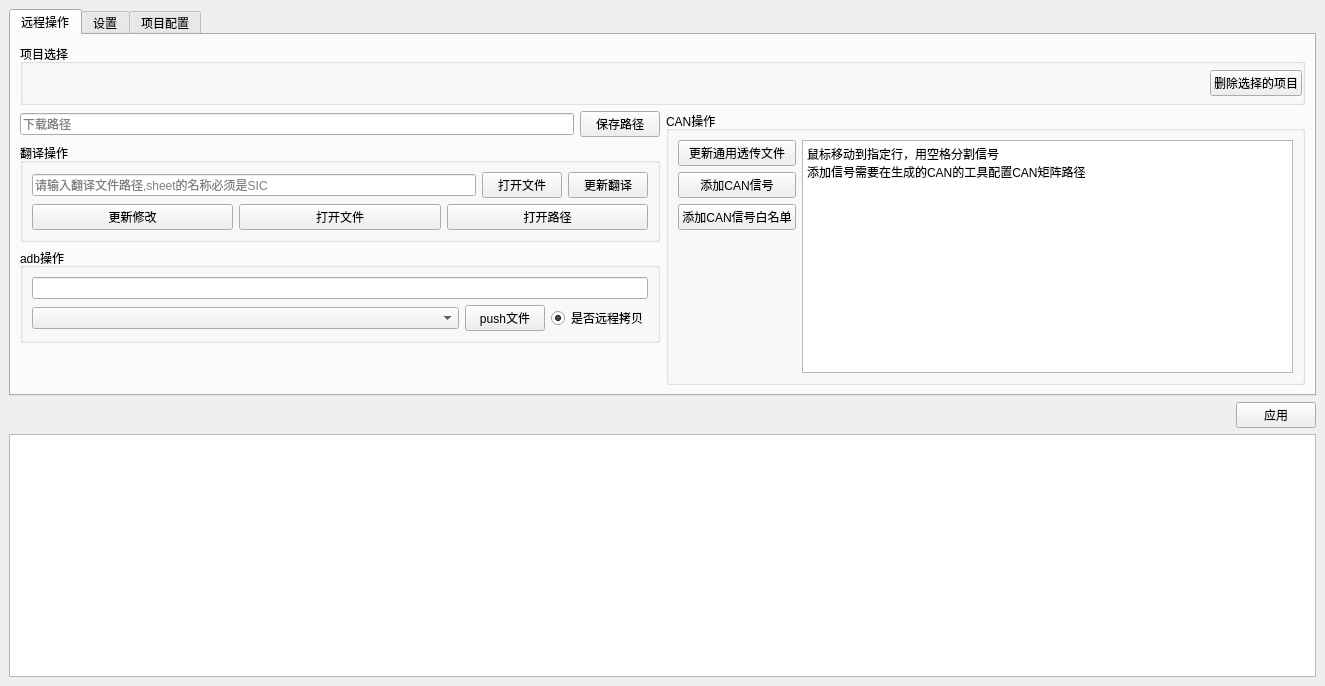
<?xml version="1.0" encoding="UTF-8"?>
<ui version="4.0">
 <class>MainWindow</class>
 <widget class="QMainWindow" name="MainWindow">
  <property name="geometry">
   <rect>
    <x>0</x>
    <y>0</y>
    <width>1325</width>
    <height>686</height>
   </rect>
  </property>
  <property name="mouseTracking">
   <bool>true</bool>
  </property>
  <property name="windowTitle">
   <string>MainWindow</string>
  </property>
  <widget class="QWidget" name="centralwidget">
   <property name="mouseTracking">
    <bool>true</bool>
   </property>
   <layout class="QVBoxLayout" name="verticalLayout">
    <item>
     <widget class="QTabWidget" name="tabWidget">
      <property name="currentIndex">
       <number>0</number>
      </property>
      <widget class="QWidget" name="tab">
       <attribute name="title">
        <string>远程操作</string>
       </attribute>
       <layout class="QVBoxLayout" name="verticalLayout_5">
        <item>
         <widget class="QGroupBox" name="groupBox_3">
          <property name="title">
           <string>项目选择</string>
          </property>
          <layout class="QHBoxLayout" name="horizontalLayout_11">
           <property name="spacing">
            <number>0</number>
           </property>
           <property name="leftMargin">
            <number>0</number>
           </property>
           <property name="topMargin">
            <number>0</number>
           </property>
           <property name="rightMargin">
            <number>0</number>
           </property>
           <property name="bottomMargin">
            <number>0</number>
           </property>
           <item>
            <widget class="QWidget" name="widget" native="true">
             <property name="sizePolicy">
              <sizepolicy hsizetype="Expanding" vsizetype="Minimum">
               <horstretch>0</horstretch>
               <verstretch>0</verstretch>
              </sizepolicy>
             </property>
             <layout class="QHBoxLayout" name="horizontalLayout_12">
              <item>
               <spacer name="horizontalSpacer_4">
                <property name="orientation">
                 <enum>Qt::Horizontal</enum>
                </property>
                <property name="sizeHint" stdset="0">
                 <size>
                  <width>40</width>
                  <height>20</height>
                 </size>
                </property>
               </spacer>
              </item>
             </layout>
            </widget>
           </item>
           <item>
            <widget class="QPushButton" name="removePrjectBtn">
             <property name="text">
              <string>删除选择的项目</string>
             </property>
            </widget>
           </item>
          </layout>
         </widget>
        </item>
        <item>
         <widget class="QWidget" name="" native="true">
          <layout class="QHBoxLayout" name="horizontalLayout_17" stretch="1,1">
           <property name="leftMargin">
            <number>0</number>
           </property>
           <property name="topMargin">
            <number>0</number>
           </property>
           <property name="rightMargin">
            <number>0</number>
           </property>
           <property name="bottomMargin">
            <number>0</number>
           </property>
           <item>
            <widget class="QWidget" name="" native="true">
             <layout class="QVBoxLayout" name="verticalLayout_9">
              <property name="leftMargin">
               <number>0</number>
              </property>
              <property name="topMargin">
               <number>0</number>
              </property>
              <property name="rightMargin">
               <number>0</number>
              </property>
              <property name="bottomMargin">
               <number>0</number>
              </property>
              <item>
               <layout class="QHBoxLayout" name="horizontalLayout_19">
                <item>
                 <widget class="QLineEdit" name="downLoadPath">
                  <property name="inputMask">
                   <string/>
                  </property>
                  <property name="cursorPosition">
                   <number>0</number>
                  </property>
                  <property name="placeholderText">
                   <string>下载路径</string>
                  </property>
                 </widget>
                </item>
                <item>
                 <widget class="QPushButton" name="saveTsBtn">
                  <property name="text">
                   <string>保存路径</string>
                  </property>
                 </widget>
                </item>
               </layout>
              </item>
              <item>
               <widget class="QGroupBox" name="groupBox">
                <property name="title">
                 <string>翻译操作</string>
                </property>
                <layout class="QVBoxLayout" name="verticalLayout_2">
                 <item>
                  <layout class="QHBoxLayout" name="horizontalLayout">
                   <item>
                    <widget class="QLineEdit" name="trXlsPath">
                     <property name="inputMask">
                      <string/>
                     </property>
                     <property name="placeholderText">
                      <string>请输入翻译文件路径,sheet的名称必须是SIC</string>
                     </property>
                    </widget>
                   </item>
                   <item>
                    <widget class="QPushButton" name="openTsBtn">
                     <property name="text">
                      <string>打开文件</string>
                     </property>
                    </widget>
                   </item>
                   <item>
                    <widget class="QPushButton" name="trBtn">
                     <property name="text">
                      <string>更新翻译</string>
                     </property>
                    </widget>
                   </item>
                  </layout>
                 </item>
                 <item>
                  <layout class="QHBoxLayout" name="horizontalLayout_9">
                   <item>
                    <widget class="QPushButton" name="trChangeBtn">
                     <property name="text">
                      <string>更新修改</string>
                     </property>
                    </widget>
                   </item>
                   <item>
                    <widget class="QPushButton" name="openTrCBtn">
                     <property name="text">
                      <string>打开文件</string>
                     </property>
                    </widget>
                   </item>
                   <item>
                    <widget class="QPushButton" name="openTrCPathBtn">
                     <property name="text">
                      <string>打开路径</string>
                     </property>
                    </widget>
                   </item>
                  </layout>
                 </item>
                </layout>
               </widget>
              </item>
              <item>
               <widget class="QGroupBox" name="groupBox_4">
                <property name="title">
                 <string>adb操作</string>
                </property>
                <layout class="QVBoxLayout" name="verticalLayout_10">
                 <item>
                  <layout class="QHBoxLayout" name="horizontalLayout_20">
                   <item>
                    <widget class="QLineEdit" name="pushFileEdit"/>
                   </item>
                  </layout>
                 </item>
                 <item>
                  <layout class="QHBoxLayout" name="horizontalLayout_13">
                   <item>
                    <widget class="QComboBox" name="pushCbx">
                     <property name="sizePolicy">
                      <sizepolicy hsizetype="Expanding" vsizetype="Fixed">
                       <horstretch>0</horstretch>
                       <verstretch>0</verstretch>
                      </sizepolicy>
                     </property>
                    </widget>
                   </item>
                   <item>
                    <widget class="QPushButton" name="pushFileBtn">
                     <property name="text">
                      <string>push文件</string>
                     </property>
                    </widget>
                   </item>
                   <item>
                    <widget class="QRadioButton" name="scpFileBtn">
                     <property name="text">
                      <string>是否远程拷贝</string>
                     </property>
                     <property name="checked">
                      <bool>true</bool>
                     </property>
                    </widget>
                   </item>
                  </layout>
                 </item>
                </layout>
               </widget>
              </item>
              <item>
               <spacer name="verticalSpacer">
                <property name="orientation">
                 <enum>Qt::Vertical</enum>
                </property>
                <property name="sizeHint" stdset="0">
                 <size>
                  <width>20</width>
                  <height>40</height>
                 </size>
                </property>
               </spacer>
              </item>
             </layout>
            </widget>
           </item>
           <item>
            <widget class="QGroupBox" name="groupBox_2">
             <property name="title">
              <string>CAN操作</string>
             </property>
             <layout class="QHBoxLayout" name="horizontalLayout_16">
              <item>
               <layout class="QVBoxLayout" name="verticalLayout_8">
                <item>
                 <widget class="QPushButton" name="updateXlsBtn">
                  <property name="text">
                   <string>更新通用透传文件</string>
                  </property>
                 </widget>
                </item>
                <item>
                 <widget class="QPushButton" name="addSigBtn">
                  <property name="text">
                   <string>添加CAN信号</string>
                  </property>
                 </widget>
                </item>
                <item>
                 <widget class="QPushButton" name="addWSigBtn">
                  <property name="text">
                   <string>添加CAN信号白名单</string>
                  </property>
                 </widget>
                </item>
                <item>
                 <spacer name="verticalSpacer_4">
                  <property name="orientation">
                   <enum>Qt::Vertical</enum>
                  </property>
                  <property name="sizeHint" stdset="0">
                   <size>
                    <width>20</width>
                    <height>40</height>
                   </size>
                  </property>
                 </spacer>
                </item>
               </layout>
              </item>
              <item>
               <widget class="QTextEdit" name="canTextEdit">
                <property name="html">
                 <string>&lt;!DOCTYPE HTML PUBLIC &quot;-//W3C//DTD HTML 4.0//EN&quot; &quot;http://www.w3.org/TR/REC-html40/strict.dtd&quot;&gt;
&lt;html&gt;&lt;head&gt;&lt;meta name=&quot;qrichtext&quot; content=&quot;1&quot; /&gt;&lt;style type=&quot;text/css&quot;&gt;
p, li { white-space: pre-wrap; }
&lt;/style&gt;&lt;/head&gt;&lt;body style=&quot; font-family:'SimSun'; font-size:9pt; font-weight:400; font-style:normal;&quot;&gt;
&lt;p style=&quot; margin-top:0px; margin-bottom:0px; margin-left:0px; margin-right:0px; -qt-block-indent:0; text-indent:0px;&quot;&gt;鼠标移动到指定行，用空格分割信号&lt;/p&gt;
&lt;p style=&quot; margin-top:0px; margin-bottom:0px; margin-left:0px; margin-right:0px; -qt-block-indent:0; text-indent:0px;&quot;&gt;添加信号需要在生成的CAN的工具配置CAN矩阵路径&lt;/p&gt;&lt;/body&gt;&lt;/html&gt;</string>
                </property>
               </widget>
              </item>
             </layout>
            </widget>
           </item>
          </layout>
         </widget>
        </item>
       </layout>
      </widget>
      <widget class="QWidget" name="tab_2">
       <attribute name="title">
        <string>设置</string>
       </attribute>
       <layout class="QVBoxLayout" name="verticalLayout_4">
        <item>
         <layout class="QHBoxLayout" name="horizontalLayout_6">
          <item>
           <layout class="QVBoxLayout" name="verticalLayout_3">
            <item>
             <layout class="QHBoxLayout" name="horizontalLayout_2">
              <item>
               <widget class="QLabel" name="label">
                <property name="minimumSize">
                 <size>
                  <width>100</width>
                  <height>0</height>
                 </size>
                </property>
                <property name="maximumSize">
                 <size>
                  <width>100</width>
                  <height>16777215</height>
                 </size>
                </property>
                <property name="text">
                 <string>远程ip:</string>
                </property>
               </widget>
              </item>
              <item>
               <widget class="QLineEdit" name="ipLE"/>
              </item>
             </layout>
            </item>
            <item>
             <layout class="QHBoxLayout" name="horizontalLayout_3">
              <item>
               <widget class="QLabel" name="label_2">
                <property name="minimumSize">
                 <size>
                  <width>100</width>
                  <height>0</height>
                 </size>
                </property>
                <property name="maximumSize">
                 <size>
                  <width>100</width>
                  <height>16777215</height>
                 </size>
                </property>
                <property name="text">
                 <string>用户名</string>
                </property>
               </widget>
              </item>
              <item>
               <widget class="QLineEdit" name="userLE"/>
              </item>
             </layout>
            </item>
            <item>
             <layout class="QHBoxLayout" name="horizontalLayout_4">
              <item>
               <widget class="QLabel" name="label_3">
                <property name="minimumSize">
                 <size>
                  <width>100</width>
                  <height>0</height>
                 </size>
                </property>
                <property name="maximumSize">
                 <size>
                  <width>100</width>
                  <height>16777215</height>
                 </size>
                </property>
                <property name="text">
                 <string>密码</string>
                </property>
               </widget>
              </item>
              <item>
               <widget class="QLineEdit" name="pwLE">
                <property name="text">
                 <string/>
                </property>
                <property name="echoMode">
                 <enum>QLineEdit::PasswordEchoOnEdit</enum>
                </property>
               </widget>
              </item>
             </layout>
            </item>
            <item>
             <layout class="QHBoxLayout" name="horizontalLayout_7">
              <item>
               <widget class="QLabel" name="label_4">
                <property name="minimumSize">
                 <size>
                  <width>100</width>
                  <height>0</height>
                 </size>
                </property>
                <property name="maximumSize">
                 <size>
                  <width>100</width>
                  <height>16777215</height>
                 </size>
                </property>
                <property name="text">
                 <string>ic_text的路径:</string>
                </property>
               </widget>
              </item>
              <item>
               <widget class="QLineEdit" name="icTextLE">
                <property name="text">
                 <string/>
                </property>
                <property name="echoMode">
                 <enum>QLineEdit::Normal</enum>
                </property>
               </widget>
              </item>
             </layout>
            </item>
            <item>
             <layout class="QHBoxLayout" name="horizontalLayout_8">
              <item>
               <widget class="QLabel" name="label_5">
                <property name="minimumSize">
                 <size>
                  <width>100</width>
                  <height>0</height>
                 </size>
                </property>
                <property name="maximumSize">
                 <size>
                  <width>100</width>
                  <height>16777215</height>
                 </size>
                </property>
                <property name="text">
                 <string>翻译表格远程路径:</string>
                </property>
               </widget>
              </item>
              <item>
               <widget class="QLineEdit" name="trXlsPathS">
                <property name="text">
                 <string/>
                </property>
                <property name="echoMode">
                 <enum>QLineEdit::Normal</enum>
                </property>
               </widget>
              </item>
             </layout>
            </item>
            <item>
             <layout class="QHBoxLayout" name="horizontalLayout_14">
              <item>
               <widget class="QLabel" name="label_6">
                <property name="minimumSize">
                 <size>
                  <width>100</width>
                  <height>0</height>
                 </size>
                </property>
                <property name="maximumSize">
                 <size>
                  <width>100</width>
                  <height>16777215</height>
                 </size>
                </property>
                <property name="text">
                 <string>项目通用路径:</string>
                </property>
               </widget>
              </item>
              <item>
               <widget class="QLineEdit" name="projectCommonPath">
                <property name="text">
                 <string/>
                </property>
                <property name="echoMode">
                 <enum>QLineEdit::Normal</enum>
                </property>
               </widget>
              </item>
             </layout>
            </item>
            <item>
             <layout class="QHBoxLayout" name="horizontalLayout_18">
              <item>
               <widget class="QLabel" name="label_7">
                <property name="minimumSize">
                 <size>
                  <width>100</width>
                  <height>0</height>
                 </size>
                </property>
                <property name="maximumSize">
                 <size>
                  <width>100</width>
                  <height>16777215</height>
                 </size>
                </property>
                <property name="text">
                 <string>push脚本所在路径:</string>
                </property>
               </widget>
              </item>
              <item>
               <widget class="QLineEdit" name="pushFileLE">
                <property name="text">
                 <string/>
                </property>
                <property name="echoMode">
                 <enum>QLineEdit::Normal</enum>
                </property>
               </widget>
              </item>
             </layout>
            </item>
            <item>
             <spacer name="verticalSpacer_2">
              <property name="orientation">
               <enum>Qt::Vertical</enum>
              </property>
              <property name="sizeHint" stdset="0">
               <size>
                <width>20</width>
                <height>40</height>
               </size>
              </property>
             </spacer>
            </item>
           </layout>
          </item>
          <item>
           <widget class="QTextEdit" name="textEdit_2">
            <property name="readOnly">
             <bool>true</bool>
            </property>
            <property name="html">
             <string>&lt;!DOCTYPE HTML PUBLIC &quot;-//W3C//DTD HTML 4.0//EN&quot; &quot;http://www.w3.org/TR/REC-html40/strict.dtd&quot;&gt;
&lt;html&gt;&lt;head&gt;&lt;meta name=&quot;qrichtext&quot; content=&quot;1&quot; /&gt;&lt;style type=&quot;text/css&quot;&gt;
p, li { white-space: pre-wrap; }
&lt;/style&gt;&lt;/head&gt;&lt;body style=&quot; font-family:'SimSun'; font-size:9pt; font-weight:400; font-style:normal;&quot;&gt;
&lt;p style=&quot; margin-top:0px; margin-bottom:0px; margin-left:0px; margin-right:0px; -qt-block-indent:0; text-indent:0px;&quot;&gt;说明:&lt;/p&gt;
&lt;p style=&quot; margin-top:0px; margin-bottom:0px; margin-left:0px; margin-right:0px; -qt-block-indent:0; text-indent:0px;&quot;&gt;必须远程操作必须设置远程ip、用户名&lt;/p&gt;
&lt;p style=&quot; margin-top:0px; margin-bottom:0px; margin-left:0px; margin-right:0px; -qt-block-indent:0; text-indent:0px;&quot;&gt;必须安装ssh&lt;/p&gt;
&lt;p style=&quot;-qt-paragraph-type:empty; margin-top:0px; margin-bottom:0px; margin-left:0px; margin-right:0px; -qt-block-indent:0; text-indent:0px;&quot;&gt;&lt;br /&gt;&lt;/p&gt;
&lt;p style=&quot;-qt-paragraph-type:empty; margin-top:0px; margin-bottom:0px; margin-left:0px; margin-right:0px; -qt-block-indent:0; text-indent:0px;&quot;&gt;&lt;br /&gt;&lt;/p&gt;
&lt;p style=&quot; margin-top:0px; margin-bottom:0px; margin-left:0px; margin-right:0px; -qt-block-indent:0; text-indent:0px;&quot;&gt;远程翻译脚本的前置条件:&lt;/p&gt;
&lt;p style=&quot; margin-top:0px; margin-bottom:0px; margin-left:0px; margin-right:0px; -qt-block-indent:0; text-indent:0px;&quot;&gt;必须有ic_text脚本&lt;/p&gt;
&lt;p style=&quot; margin-top:0px; margin-bottom:0px; margin-left:0px; margin-right:0px; -qt-block-indent:0; text-indent:0px;&quot;&gt;需要配置无密连接&lt;/p&gt;
&lt;p style=&quot;-qt-paragraph-type:empty; margin-top:0px; margin-bottom:0px; margin-left:0px; margin-right:0px; -qt-block-indent:0; text-indent:0px;&quot;&gt;&lt;br /&gt;&lt;/p&gt;
&lt;p style=&quot; margin-top:0px; margin-bottom:0px; margin-left:0px; margin-right:0px; -qt-block-indent:0; text-indent:0px;&quot;&gt;项目通用路径:&lt;/p&gt;
&lt;p style=&quot; margin-top:0px; margin-bottom:0px; margin-left:0px; margin-right:0px; -qt-block-indent:0; text-indent:0px;&quot;&gt;没有特殊配置采用改路径,{projectName}指的是远程操作中的项目名称&lt;/p&gt;
&lt;p style=&quot;-qt-paragraph-type:empty; margin-top:0px; margin-bottom:0px; margin-left:0px; margin-right:0px; -qt-block-indent:0; text-indent:0px;&quot;&gt;&lt;br /&gt;&lt;/p&gt;
&lt;p style=&quot; margin-top:0px; margin-bottom:0px; margin-left:0px; margin-right:0px; -qt-block-indent:0; text-indent:0px;&quot;&gt;push脚本路径配置:&lt;/p&gt;
&lt;p style=&quot; margin-top:0px; margin-bottom:0px; margin-left:0px; margin-right:0px; -qt-block-indent:0; text-indent:0px;&quot;&gt;push脚本是window上的路径&lt;/p&gt;
&lt;p style=&quot; margin-top:0px; margin-bottom:0px; margin-left:0px; margin-right:0px; -qt-block-indent:0; text-indent:0px;&quot;&gt;密码和用户名要配置在脚本的配置文件中&lt;/p&gt;&lt;/body&gt;&lt;/html&gt;</string>
            </property>
           </widget>
          </item>
         </layout>
        </item>
       </layout>
      </widget>
      <widget class="QWidget" name="tab_3">
       <attribute name="title">
        <string>项目配置</string>
       </attribute>
       <layout class="QVBoxLayout" name="verticalLayout_6">
        <item>
         <widget class="QWidget" name="widget_2" native="true">
          <property name="sizePolicy">
           <sizepolicy hsizetype="Preferred" vsizetype="Expanding">
            <horstretch>0</horstretch>
            <verstretch>0</verstretch>
           </sizepolicy>
          </property>
          <layout class="QVBoxLayout" name="verticalLayout_7">
           <item>
            <spacer name="verticalSpacer_3">
             <property name="orientation">
              <enum>Qt::Vertical</enum>
             </property>
             <property name="sizeHint" stdset="0">
              <size>
               <width>20</width>
               <height>40</height>
              </size>
             </property>
            </spacer>
           </item>
          </layout>
         </widget>
        </item>
        <item>
         <layout class="QHBoxLayout" name="horizontalLayout_15">
          <item>
           <spacer name="horizontalSpacer_3">
            <property name="orientation">
             <enum>Qt::Horizontal</enum>
            </property>
            <property name="sizeHint" stdset="0">
             <size>
              <width>40</width>
              <height>20</height>
             </size>
            </property>
           </spacer>
          </item>
          <item>
           <widget class="QPushButton" name="addProjectBtn">
            <property name="text">
             <string>添加项目</string>
            </property>
           </widget>
          </item>
         </layout>
        </item>
       </layout>
      </widget>
     </widget>
    </item>
    <item>
     <layout class="QHBoxLayout" name="horizontalLayout_5">
      <item>
       <spacer name="horizontalSpacer">
        <property name="orientation">
         <enum>Qt::Horizontal</enum>
        </property>
        <property name="sizeHint" stdset="0">
         <size>
          <width>40</width>
          <height>20</height>
         </size>
        </property>
       </spacer>
      </item>
      <item>
       <widget class="QPushButton" name="saveBtn">
        <property name="text">
         <string>应用</string>
        </property>
       </widget>
      </item>
     </layout>
    </item>
    <item>
     <widget class="QTextEdit" name="textEdit"/>
    </item>
   </layout>
  </widget>
  <widget class="QMenuBar" name="menubar">
   <property name="geometry">
    <rect>
     <x>0</x>
     <y>0</y>
     <width>1325</width>
     <height>23</height>
    </rect>
   </property>
  </widget>
 </widget>
 <resources/>
 <connections/>
</ui>
